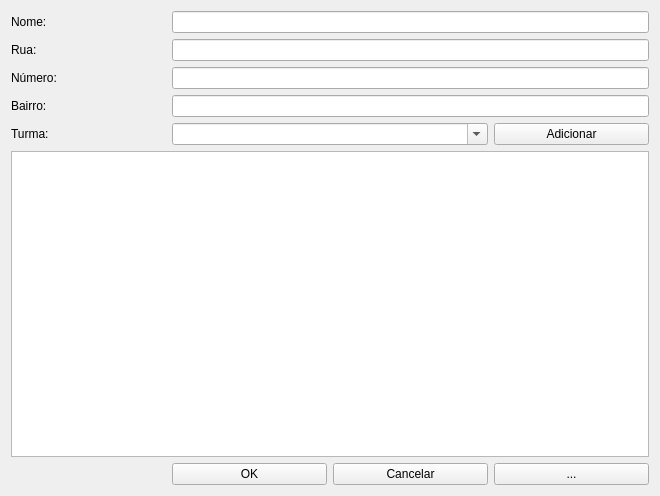
<?xml version="1.0" encoding="UTF-8"?>
<ui version="4.0">
 <class>Form</class>
 <widget class="QWidget" name="Form">
  <property name="geometry">
   <rect>
    <x>0</x>
    <y>0</y>
    <width>660</width>
    <height>496</height>
   </rect>
  </property>
  <property name="minimumSize">
   <size>
    <width>550</width>
    <height>0</height>
   </size>
  </property>
  <property name="windowTitle">
   <string>Form</string>
  </property>
  <layout class="QGridLayout" name="gridLayout">
   <item row="0" column="0">
    <widget class="QLabel" name="labelNome">
     <property name="enabled">
      <bool>true</bool>
     </property>
     <property name="text">
      <string>Nome:</string>
     </property>
    </widget>
   </item>
   <item row="0" column="1" colspan="3">
    <widget class="QLineEdit" name="lineEditNome"/>
   </item>
   <item row="1" column="0">
    <widget class="QLabel" name="labelRua">
     <property name="text">
      <string>Rua:</string>
     </property>
    </widget>
   </item>
   <item row="1" column="1" colspan="3">
    <widget class="QLineEdit" name="lineEditRua"/>
   </item>
   <item row="2" column="0">
    <widget class="QLabel" name="labelNumero">
     <property name="text">
      <string>Número:</string>
     </property>
    </widget>
   </item>
   <item row="2" column="1" colspan="3">
    <widget class="QLineEdit" name="lineEditNumero"/>
   </item>
   <item row="3" column="0">
    <widget class="QLabel" name="labelBairro">
     <property name="text">
      <string>Bairro:</string>
     </property>
    </widget>
   </item>
   <item row="3" column="1" colspan="3">
    <widget class="QLineEdit" name="lineEditBairro"/>
   </item>
   <item row="4" column="0">
    <widget class="QLabel" name="labelSerie">
     <property name="text">
      <string>Turma: </string>
     </property>
    </widget>
   </item>
   <item row="4" column="1" colspan="2">
    <widget class="QComboBox" name="comboBoxSerie">
     <property name="toolTip">
      <string>&lt;html&gt;&lt;head/&gt;&lt;body&gt;&lt;p&gt;Series separadas por &amp;quot;,&amp;quot; serão compreendidas como multiplas séries&lt;/p&gt;&lt;p&gt;&lt;br/&gt;&lt;/p&gt;&lt;/body&gt;&lt;/html&gt;</string>
     </property>
     <property name="editable">
      <bool>true</bool>
     </property>
    </widget>
   </item>
   <item row="4" column="3">
    <widget class="QPushButton" name="pushButtonAdicionarSerie">
     <property name="text">
      <string>Adicionar</string>
     </property>
    </widget>
   </item>
   <item row="5" column="0" colspan="4">
    <widget class="QListWidget" name="listWidget">
     <property name="dragEnabled">
      <bool>true</bool>
     </property>
    </widget>
   </item>
   <item row="6" column="1">
    <widget class="QPushButton" name="buttonOk">
     <property name="text">
      <string>OK</string>
     </property>
    </widget>
   </item>
   <item row="6" column="2">
    <widget class="QPushButton" name="buttonCancelar">
     <property name="text">
      <string>Cancelar</string>
     </property>
    </widget>
   </item>
   <item row="6" column="3">
    <widget class="QPushButton" name="buttonEditar">
     <property name="text">
      <string>...</string>
     </property>
    </widget>
   </item>
  </layout>
 </widget>
 <resources/>
 <connections/>
</ui>
